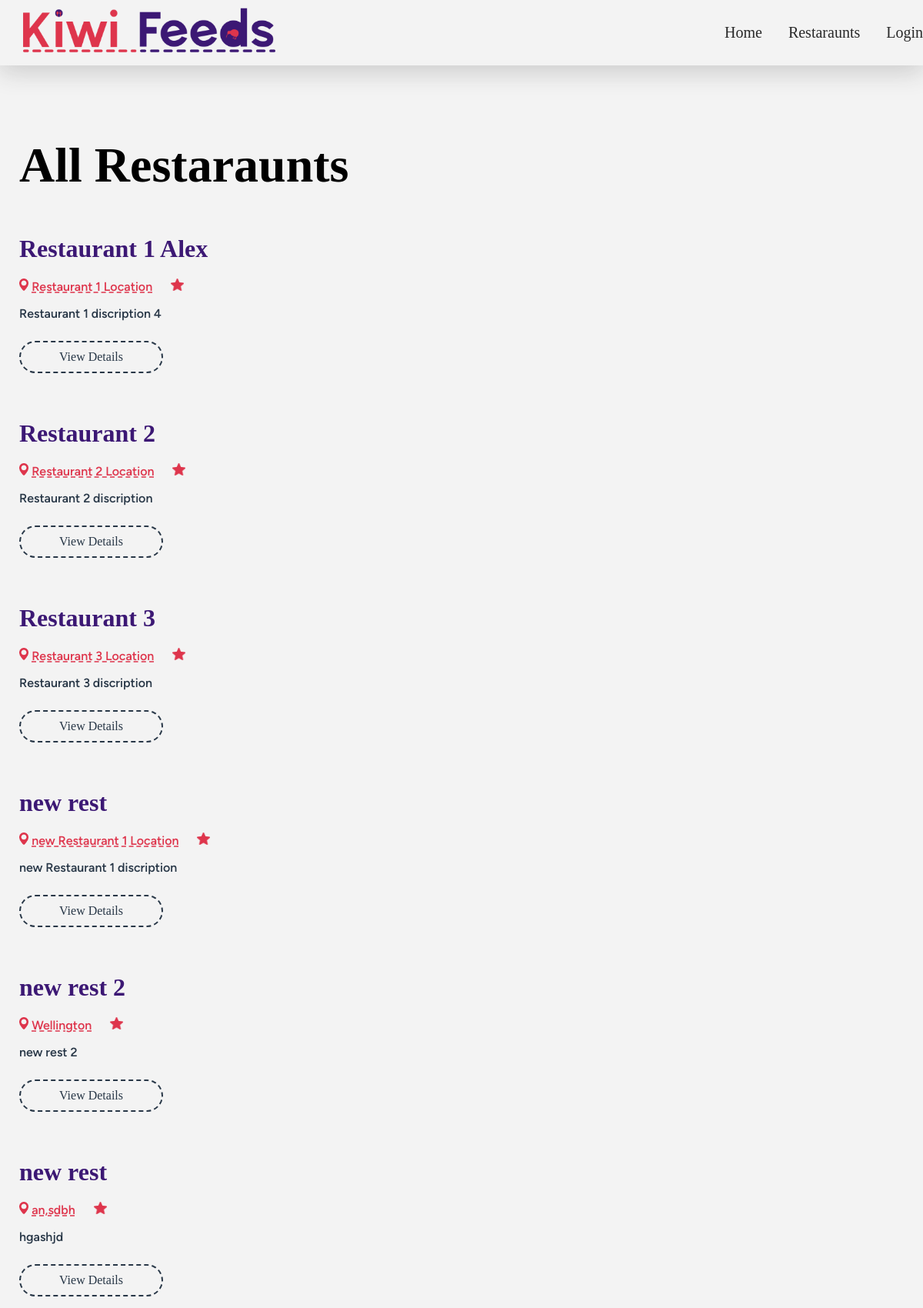
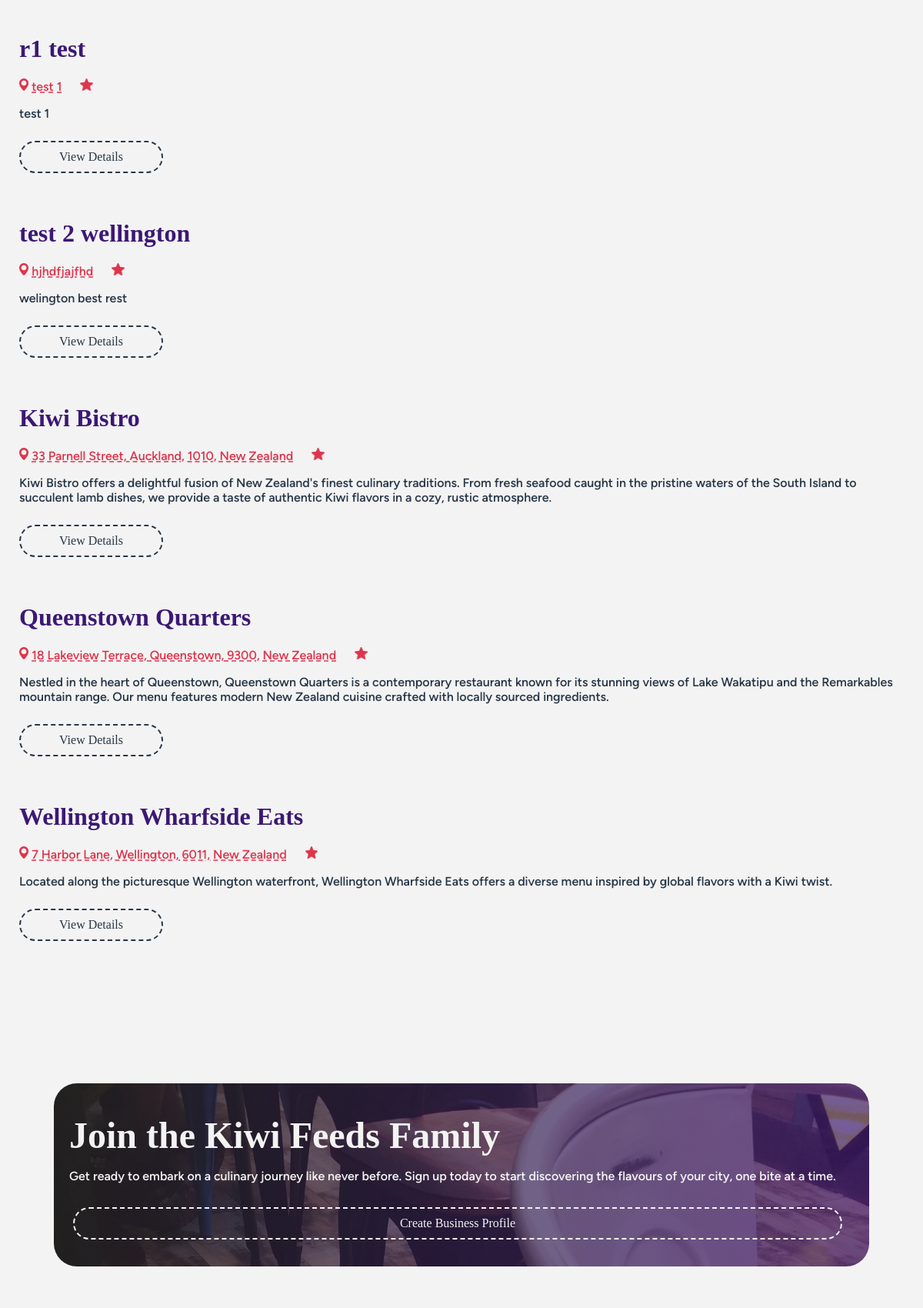
The page /restaurants/ (upper part) on the database its author committed (2 pictures, top to bottom).
### app_restaurants/models.py (models this page shows, shortened)
class Restaurant(models.Model):
    restaurant_name = models.CharField(max_length=255)
    restaurant_description = models.CharField(max_length=255)
    restaurant_location = models.CharField(max_length=255)
    restaurant_owner = models.ForeignKey('app_user.UserProfile',on_delete=models.PROTECT, related_name='restaurant_owner_user',null=True,blank=True)

### app_restaurants/views.py (the view)
# urls.py: path("", restaurant_list, name="restaurant-list"),
def restaurant_list(request):
    model = Restaurant.objects.all()
    return render(request,'app_restaurants/restaurant_list.html',{"restaurant_list" : model})

### templates/app_restaurants/restaurant_list.html
{% extends 'base/base.html' %}
{% load static %}
{% block content %}
<section>
    <h1>All Restaraunts</h1>
    {% with restaurant_list=restaurant_list %}
            {% include 'components/restaurant_list_card.html' %}
    {% endwith %}
    <section>
        <div>
            <div class='bottom-cta' id="login-cta">
                <h2 class='cta-heading'>Join the Kiwi Feeds Family</h2>
                <p class='cta-par'>Get ready to embark on a culinary journey like never before. Sign up today to start discovering the flavours of your city, one bite at a time.</p>
                <div class='cta-small-col'>
                    <a href='user/signup-business' class='btn btn-white btn-cta'>Create Business Profile</a>
                </div>
            </div>
        </div>
    </section>
</section>
{%endblock content%}

### templates/components/restaurant_list_card.html (shortened to what this page needs)
{% load static %}
{% load custom_tags %}
{% block content %}
{% if restaurant_list %}
    <ul class='flex flex-col gap-4'>
        {% for restaurant in restaurant_list %}
        <div class="list-wrap">
            <li>
                <h3 class="r-title">{{ restaurant.restaurant_name}}</h3>
                <div class="info-wrap-list">
                    <img class="icon" src="{% static 'images/icons/location-pin.png' %}">
                    <a href="https://www.google.com/maps/place/{{restaurant.restaurant_location}}" target="_blank" class="t-link r-info-text">{{restaurant.restaurant_location}}</a>
                    <img class="icon" src="{% static 'images/icons/star.png' %}">
                </div>
                <p class="text">{{restaurant.restaurant_description}}</p>
                <div class="button-wrap">
                    <a href="{% url 'restaurant-details' restaurant_id=restaurant.id %}" class="btn btn-dark">View Details</a>
                </div>
            </li>
        </div>
        {% endfor %}
    </ul>
    {% else %}
        <p> Restaurant not available</p>
    {% endif %}
    {% endblock %}

### static/styles/styles.css (style rules this page uses)
:root { --c-red: #DE354C; --c-dark-red: #932432; --c-blue: #3C1874; --c-dark-blue: #283747; --c-black: #292929; --c-white: #F3F3F3; --t-heading: "wavehaus"; --t-paragraph: "oak sans"; }
ul { list-style-type: none; }
body { background-color: #F3F3F3; margin: 0px; }
section { max-width: 1440px; margin-right: auto; margin-left: auto; padding-top: 125px; padding-bottom: 75px; padding-left: 25px; padding-right: 25px; }
ul { padding: 0px; }
.list-wrap { margin-top: 50px; margin-bottom: 50px; }
h1,h2,h3,h4,h5 { font-family: 'wavehaus'; }
h1 { font-size: 4em; }
h2 { font-size: 3em; margin-block-start: 0em; margin-block-end: 0em; }
h3 { font-size: 2em ; margin-block-start: 0em; margin-block-end: 0em; }
p,a,li { font-family: 'oak sans'; font-weight: 500; }
.text { color: var(--c-dark-blue); }
.btn { display: inline-block; font-family: 'wavehaus'; margin-top: 10px; margin-bottom: 10px; margin-right: 10px; font-size: 1em; border: dashed 2px; border-radius: 90px; padding: 10px 50px 10px 50px; transition: .1s; text-decoration: none; }
.btn-white { border-color: var(--c-white); color: var(--c-white); }
.btn-dark { border-color: var(--c-dark-blue); color: var(--c-dark-blue); }
.t-link { text-decoration: underline dashed; color: var(--c-black); transition: .2s; }
.bottom-cta { border-radius: 30px; padding: 20px; padding-top: 40px; transition: all 0.2s; margin-left: 20px; margin-right: 20px; }
.info-wrap-list { margin-top: 20px; margin-bottom: 10px; vertical-align: middle; }
.r-info-text { color: var(--c-red); margin-right: 20px; }
.icon { max-height: 16px; }
.r-title { color: var(--c-blue); }
.cta-heading { color: var(--c-white); }
.cta-par { color: var(--c-white); }
.btn-cta { width: 100%; text-align: center; }
.cta-small-col { display: flex; padding: 5px; }
#login-cta { background: linear-gradient(272deg,rgba(60, 24, 116, 0.70) 0%, rgba(41, 41, 41, 0.70) 100%), url(../images/login-sign-up/business.jpg); background-size: cover; }

### rows shown on the page
Restaurant: restaurant_name "Restaurant 1 Alex", restaurant_location "Restaurant 1 Location", restaurant_description "Restaurant 1 discription 4"
Restaurant: restaurant_name "Restaurant 2", restaurant_location "Restaurant 2 Location", restaurant_description "Restaurant 2 discription"
Restaurant: restaurant_name "Restaurant 3", restaurant_location "Restaurant 3 Location", restaurant_description "Restaurant 3 discription"
Restaurant: restaurant_name "new rest", restaurant_location "new Restaurant 1 Location", restaurant_description "new Restaurant 1 discription"
Restaurant: restaurant_name "new rest 2", restaurant_location "Wellington", restaurant_description "new rest 2"
Restaurant: restaurant_name "new rest", restaurant_location "an,sdbh", restaurant_description "hgashjd"
Restaurant: restaurant_name "r1 test", restaurant_location "test 1", restaurant_description "test 1"
Restaurant: restaurant_name "test 2 wellington", restaurant_location "hjhdfjajfhd", restaurant_description "welington best rest"
Restaurant: restaurant_name "Kiwi Bistro", restaurant_location "33 Parnell Street, Auckland, 1010, New Zealand", restaurant_description "Kiwi Bistro offers a delightful fusion of New Zealand's finest culinary traditions. From fresh seafood caught in the pristine waters of the South Island to succulent lamb dishes, we provide a taste of authentic Kiwi flavors in a cozy, rustic atmosphere."
Restaurant: restaurant_name "Queenstown Quarters", restaurant_location "18 Lakeview Terrace, Queenstown, 9300, New Zealand", restaurant_description "Nestled in the heart of Queenstown, Queenstown Quarters is a contemporary restaurant known for its stunning views of Lake Wakatipu and the Remarkables mountain range. Our menu features modern New Zealand cuisine crafted with locally sourced ingredients."
Restaurant: restaurant_name "Wellington Wharfside Eats", restaurant_location "7 Harbor Lane, Wellington, 6011, New Zealand", restaurant_description "Located along the picturesque Wellington waterfront, Wellington Wharfside Eats offers a diverse menu inspired by global flavors with a Kiwi twist."
